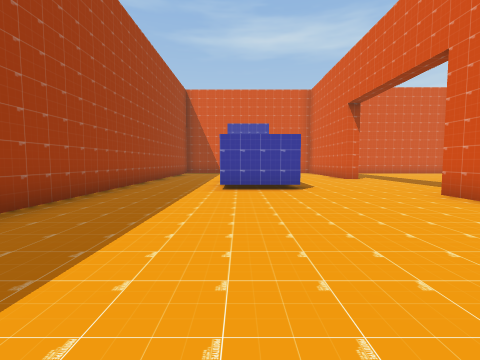
View 1 (above)

24 first-person views from a walk through a scene from a Unity 3-D project. The camera is 1.4 m above the floor, tilts 4° down and sees 85° across. The floor is counted in squares, 2 m on a side. Each view is taken from the middle of a square. On the plan, view 1 faces up. The plan holds only what a view shows up to about 9 squares ahead; the rest is blank. The place goes on beyond the plan. The player is left out.

View 2
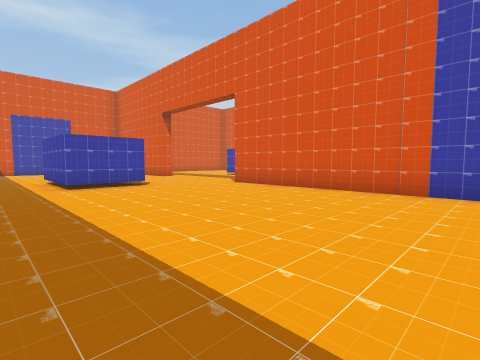

View 3
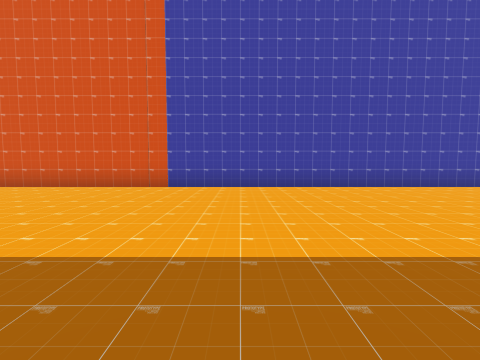

View 4
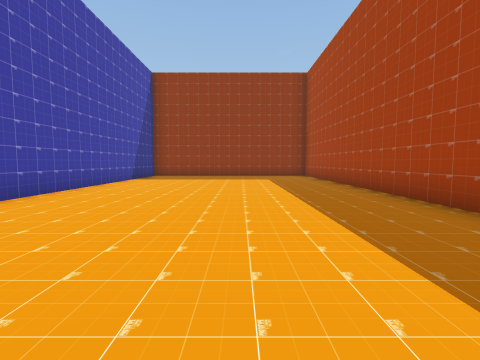

View 5
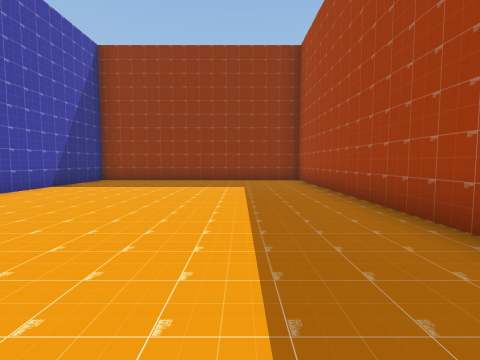

View 6
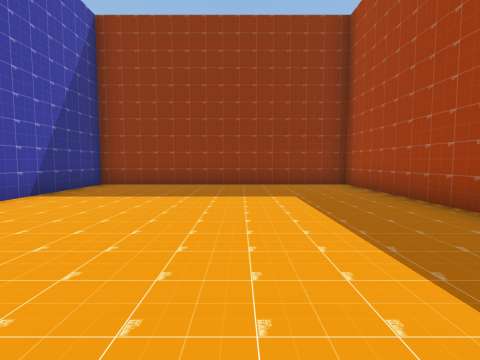

View 7
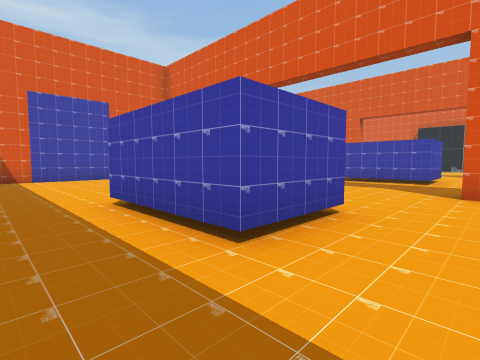

View 8
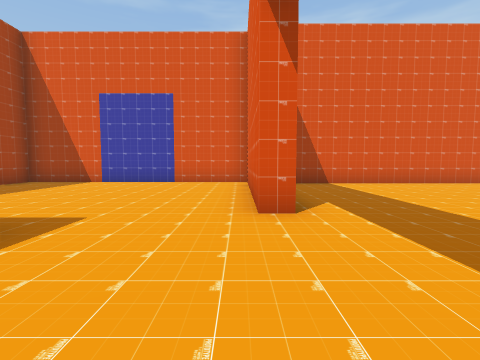

View 9
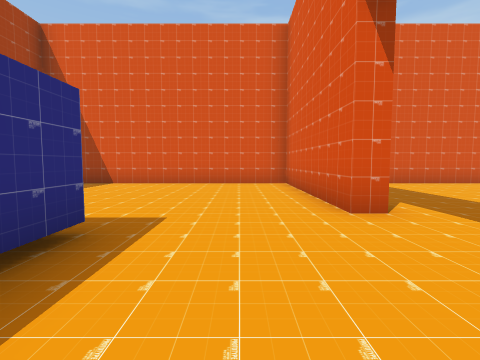

View 10
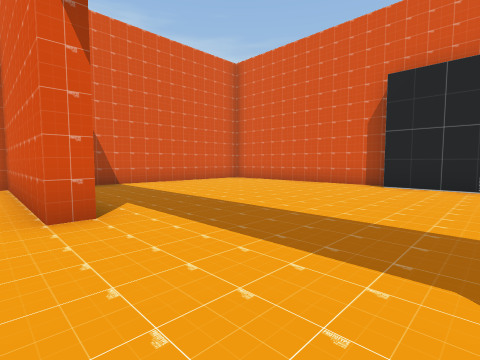

View 11
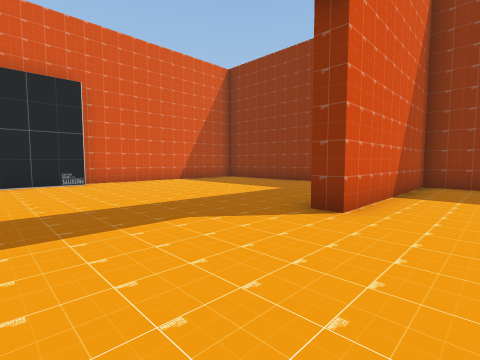

View 12
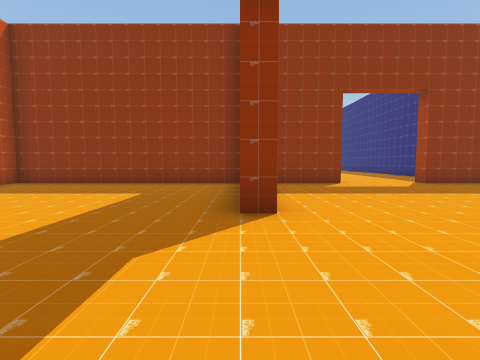

View 13
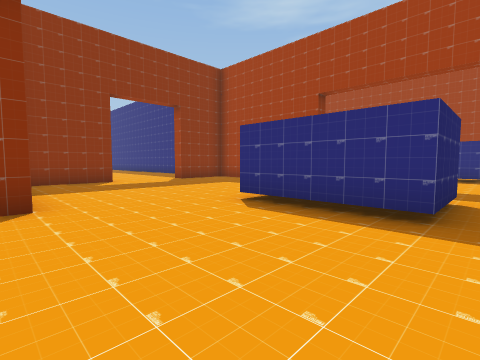

View 14
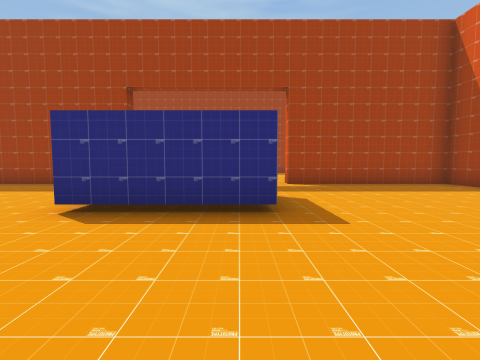

View 15
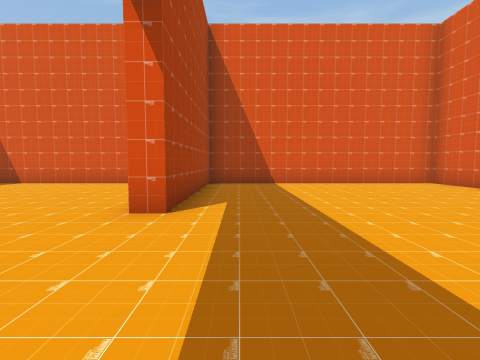

View 16
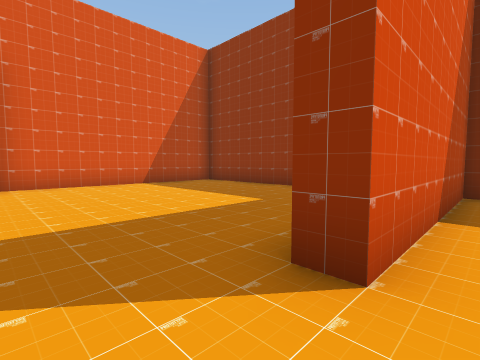

View 17
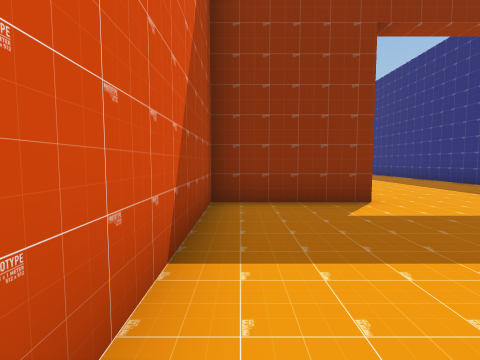

View 18
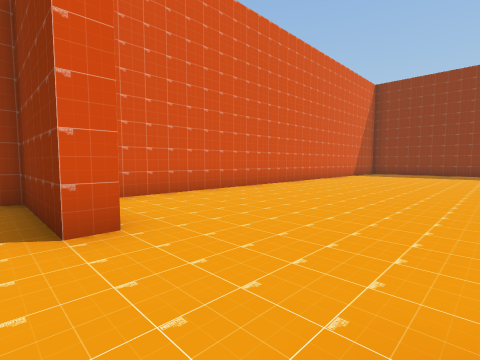

View 19
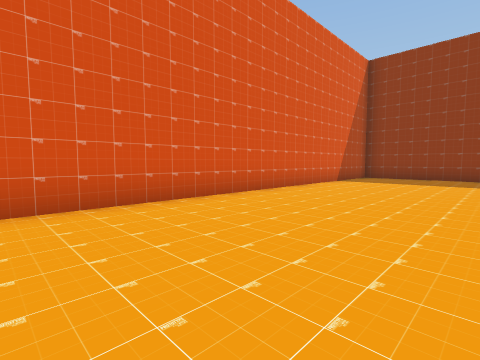

View 20
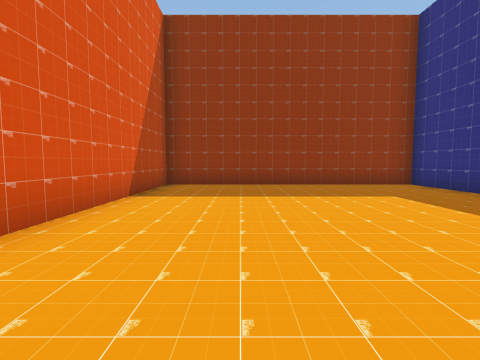

View 21
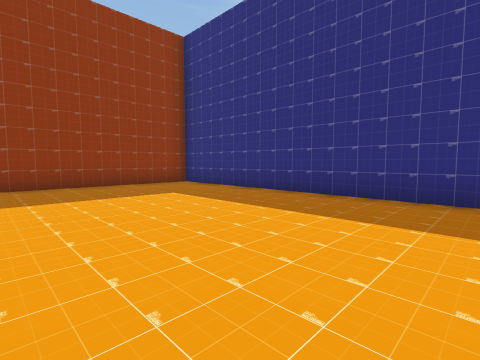

View 22
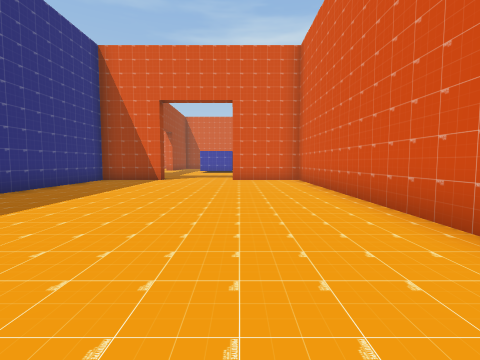

View 23
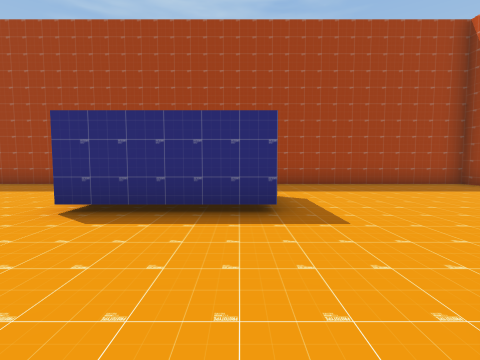

View 24
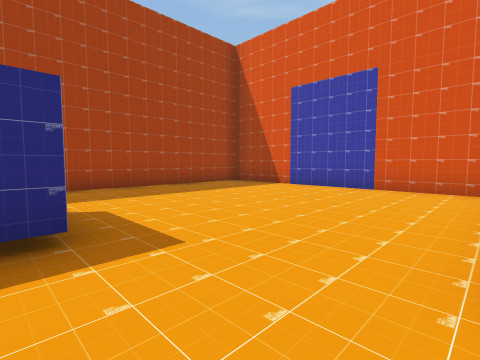

### Floor plan
Points are (right, up) in squares from view 1. A wall is a line through its corners. A room is listed if a view was taken in it or the views show most of it. See-through windows are left out.
Room 1 (views 1, 2, 3, 4, 5, 6, 7, 8, 9, 10, 11, 12, 13, 14, 15, 16, 17, 18, 19, 20, 21, 22, 23, 24)
walls: (4.7, 3.1) (4.7, 1.4); (4.7, -0.9) (4.7, -4.4); (12.5, 0.4) (12.5, 5.5) (13, 5.5); (13, 0.5) (20.2, 0.5) (20.2, 6.8); (4.7, -7.1) (4.7, -15) (12.2, -15) (12.2, -0.9); (-3.3, -5.5) (-3.3, -15) (4.2, -15) (4.2, 5.5); (19.8, 6.6) (19.8, 9.2); (20.2, 9.4) (20.2, 11.5); (-3.3, 16.1) (-3.3, 1.4); (20.2, 13.8) (20.2, 15.5) (13, 15.5) (13, 10.5) (12.5, 10.5) (12.5, 15.5) (4.7, 15.5) (4.7, 10.5) (4.2, 10.5) (4.2, 15.1)
objects: other object (-2, 16) to (-1, 17); other object (0, 7) to (1, 9); other object (0, 16) to (1, 17); other object (2, 16) to (3, 17); other object (6, 0); other object (8, 7) to (9, 9); other object (10, 0)

Where each view was taken, in squares from view 1:
view 1: 0 up, 0 right, facing up
view 2: 1 down, 2 left, facing up-right
view 3: 2 down, 3 left, facing right
view 4: 2 down, 0 right, facing down
view 5: 5 down, 1 left, facing down
view 6: 7 down, 0 right, facing down
view 7: 5 up, 2 left, facing up-right
view 8: 7 up, 4 right, facing up
view 9: 7 up, 11 right, facing up
view 10: 7 up, 12 right, facing up-right
view 11: 9 up, 11 right, facing down-right
view 12: 9 up, 13 right, facing down
view 13: 10 up, 13 right, facing down-left
view 14: 9 up, 13 right, facing left
view 15: 7 up, 14 right, facing up
view 16: 7 up, 12 right, facing down-right
view 17: 5 up, 12 right, facing down
view 18: 1 up, 7 right, facing down-right
view 19: 3 down, 8 right, facing down-right
view 20: 7 down, 10 right, facing down
view 21: 7 down, 10 right, facing down-left
view 22: 10 down, 10 right, facing up
view 23: 9 up, 5 right, facing left
view 24: 9 up, 4 right, facing up-left
